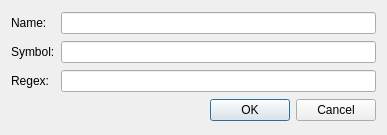
<?xml version="1.0" encoding="UTF-8"?>
<ui version="4.0">
 <class>Dialog</class>
 <widget class="QDialog" name="Dialog">
  <property name="geometry">
   <rect>
    <x>0</x>
    <y>0</y>
    <width>387</width>
    <height>135</height>
   </rect>
  </property>
  <property name="windowTitle">
   <string>Edit Symbol</string>
  </property>
  <layout class="QGridLayout" name="gridLayout">
   <item row="1" column="0">
    <widget class="QLabel" name="symbolLbl">
     <property name="text">
      <string>Symbol:</string>
     </property>
    </widget>
   </item>
   <item row="2" column="0">
    <widget class="QLabel" name="regexLbl">
     <property name="text">
      <string>Regex:</string>
     </property>
    </widget>
   </item>
   <item row="3" column="1">
    <widget class="QDialogButtonBox" name="buttonBox">
     <property name="orientation">
      <enum>Qt::Horizontal</enum>
     </property>
     <property name="standardButtons">
      <set>QDialogButtonBox::Cancel|QDialogButtonBox::Ok</set>
     </property>
    </widget>
   </item>
   <item row="1" column="1">
    <widget class="QLineEdit" name="symbolLine"/>
   </item>
   <item row="2" column="1">
    <widget class="QLineEdit" name="regexLine"/>
   </item>
   <item row="0" column="1">
    <widget class="QLineEdit" name="nameLine"/>
   </item>
   <item row="0" column="0">
    <widget class="QLabel" name="nameLbl">
     <property name="text">
      <string>Name:</string>
     </property>
    </widget>
   </item>
  </layout>
 </widget>
 <resources/>
 <connections>
  <connection>
   <sender>buttonBox</sender>
   <signal>accepted()</signal>
   <receiver>Dialog</receiver>
   <slot>accept()</slot>
   <hints>
    <hint type="sourcelabel">
     <x>248</x>
     <y>254</y>
    </hint>
    <hint type="destinationlabel">
     <x>157</x>
     <y>274</y>
    </hint>
   </hints>
  </connection>
  <connection>
   <sender>buttonBox</sender>
   <signal>rejected()</signal>
   <receiver>Dialog</receiver>
   <slot>reject()</slot>
   <hints>
    <hint type="sourcelabel">
     <x>316</x>
     <y>260</y>
    </hint>
    <hint type="destinationlabel">
     <x>286</x>
     <y>274</y>
    </hint>
   </hints>
  </connection>
 </connections>
</ui>
